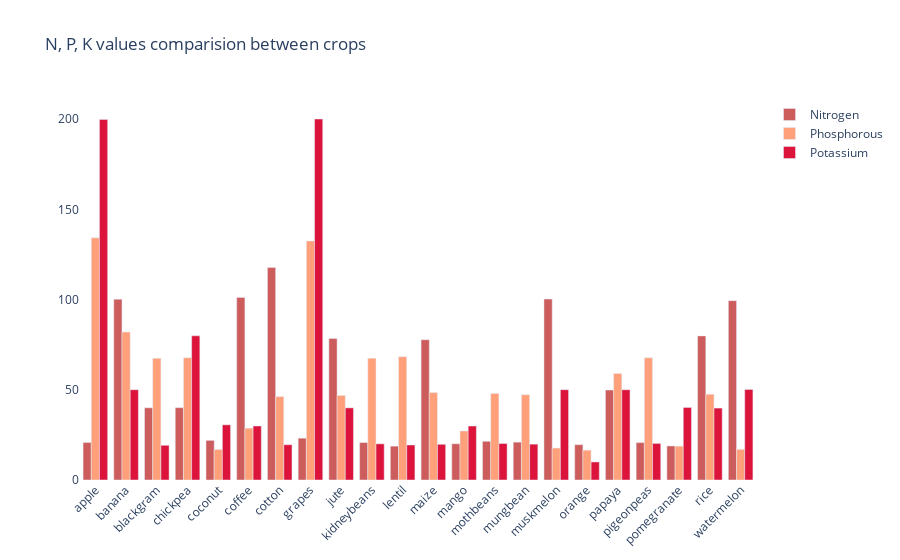

Notebook source saved alongside this figure:
### Markdown cell above
N, P, K values comparison between crops

### Code cell
fig = go.Figure()
fig.add_trace(go.Bar(
    x=crop_summary.index,
    y=crop_summary['N'],
    name='Nitrogen',
    marker_color='indianred'
))
fig.add_trace(go.Bar(
    x=crop_summary.index,
    y=crop_summary['P'],
    name='Phosphorous',
    marker_color='lightsalmon'
))
fig.add_trace(go.Bar(
    x=crop_summary.index,
    y=crop_summary['K'],
    name='Potassium',
    marker_color='crimson'
))

fig.update_layout(title="N, P, K values comparision between crops",
                  plot_bgcolor='white',
                  barmode='group',
                  xaxis_tickangle=-45)

fig.show()

### Figure 1 — Plotly figure (JSON) as saved in the notebook; plotly's stock layout.template omitted (floating-point values rounded to 4 significant figures)
{"data": [{"marker": {"color": "indianred"}, "name": "Nitrogen", "type": "bar", "x": ["apple", "banana", "blackgram", "chickpea", "coconut", "coffee", "cotton", "grapes", "jute", "kidneybeans", "lentil", "maize", "mango", "mothbeans", "mungbean", "muskmelon", "orange", "papaya", "pigeonpeas", "pomegranate", "rice", "watermelon"], "y": [20.8, 100.2, 40.02, 40.09, 21.98, 101.2, 117.8, 23.18, 78.4, 20.75, 18.77, 77.76, 20.07, 21.44, 20.99, 100.3, 19.58, 49.88, 20.73, 18.87, 79.89, 99.42]}, {"marker": {"color": "lightsalmon"}, "name": "Phosphorous", "type": "bar", "x": ["apple", "banana", "blackgram", "chickpea", "coconut", "coffee", "cotton", "grapes", "jute", "kidneybeans", "lentil", "maize", "mango", "mothbeans", "mungbean", "muskmelon", "orange", "papaya", "pigeonpeas", "pomegranate", "rice", "watermelon"], "y": [134.2, 82.01, 67.47, 67.79, 16.93, 28.74, 46.24, 132.5, 46.86, 67.54, 68.36, 48.44, 27.18, 48.01, 47.28, 17.72, 16.55, 59.05, 67.73, 18.75, 47.58, 17]}, {"marker": {"color": "crimson"}, "name": "Potassium", "type": "bar", "x": ["apple", "banana", "blackgram", "chickpea", "coconut", "coffee", "cotton", "grapes", "jute", "kidneybeans", "lentil", "maize", "mango", "mothbeans", "mungbean", "muskmelon", "orange", "papaya", "pigeonpeas", "pomegranate", "rice", "watermelon"], "y": [199.9, 50.05, 19.24, 79.92, 30.59, 29.94, 19.56, 200.1, 39.99, 20.05, 19.41, 19.79, 29.92, 20.23, 19.87, 50.08, 10.01, 50.04, 20.29, 40.21, 39.87, 50.22]}], "layout": {"barmode": "group", "plot_bgcolor": "white", "title": {"text": "N, P, K values comparision between crops"}, "xaxis": {"tickangle": -45}}}
